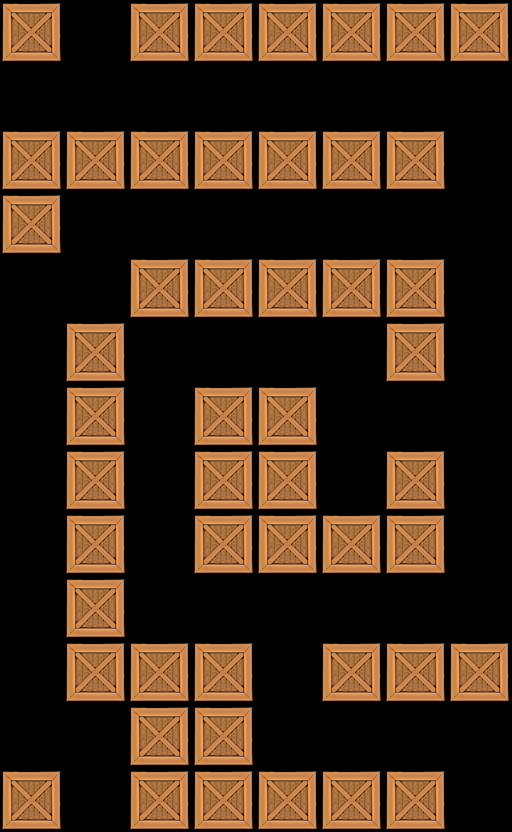

This game map was drawn from its Tiled (.tmx) file and the tilesets committed beside it. A one-line description and the trimmed map source follow:
An orthogonal 8x13 tile map with 64x64 px tiles, 1 tile layer (Tile Layer 1).

<map version="1.0" orientation="orthogonal" width="8" height="13" tilewidth="64" tileheight="64">
 <tileset firstgid="1" name="crate" tilewidth="64" tileheight="64">
  <image source="../../crate5.png" width="64" height="64" />
 </tileset>
 <layer name="Tile Layer 1" width="8" height="13">
  <data>[104 cells, 49 non-empty, 1 distinct tile ids]</data>
 </layer>
</map>
